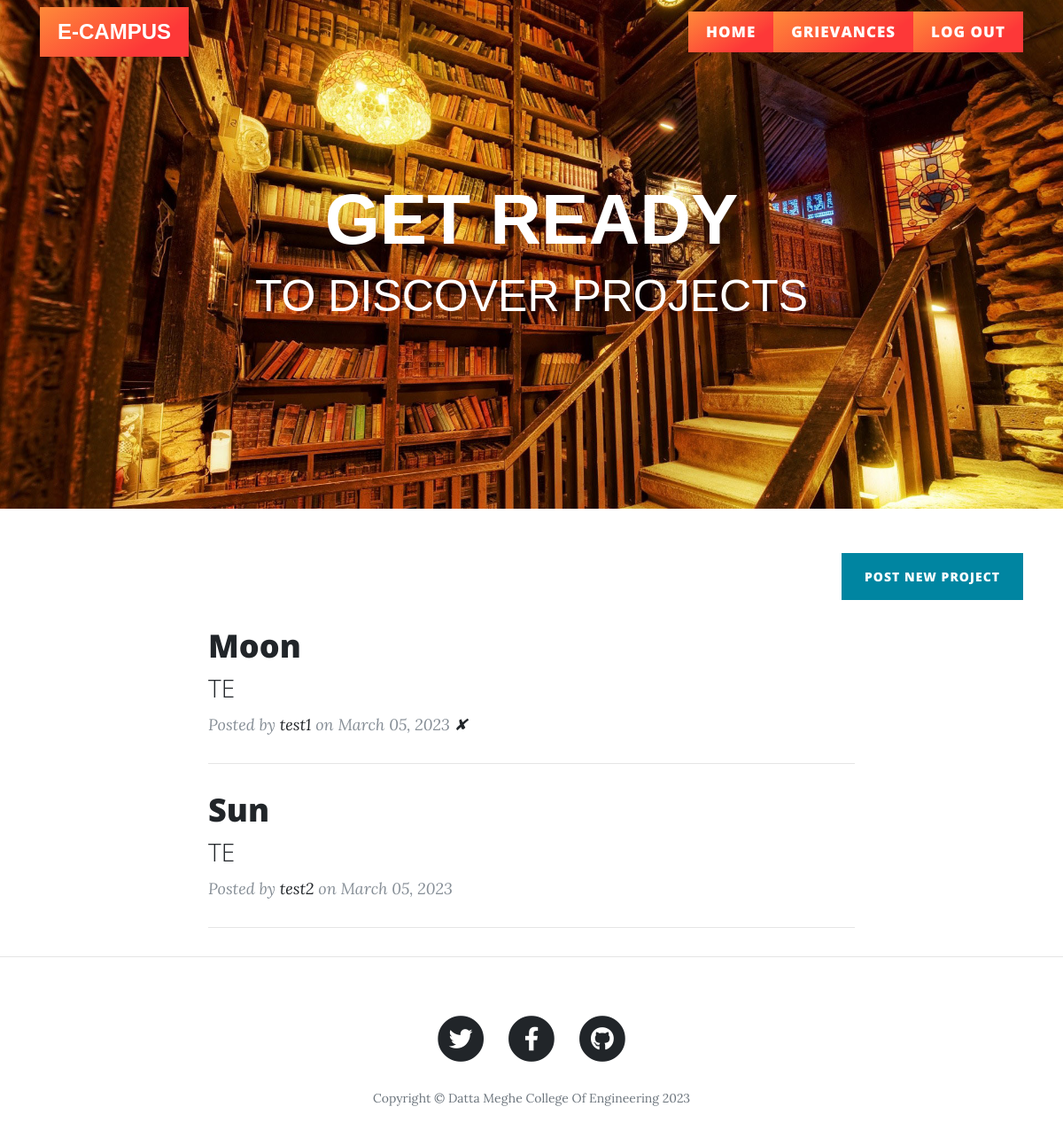
Page / (signed in) on the earlier database version.
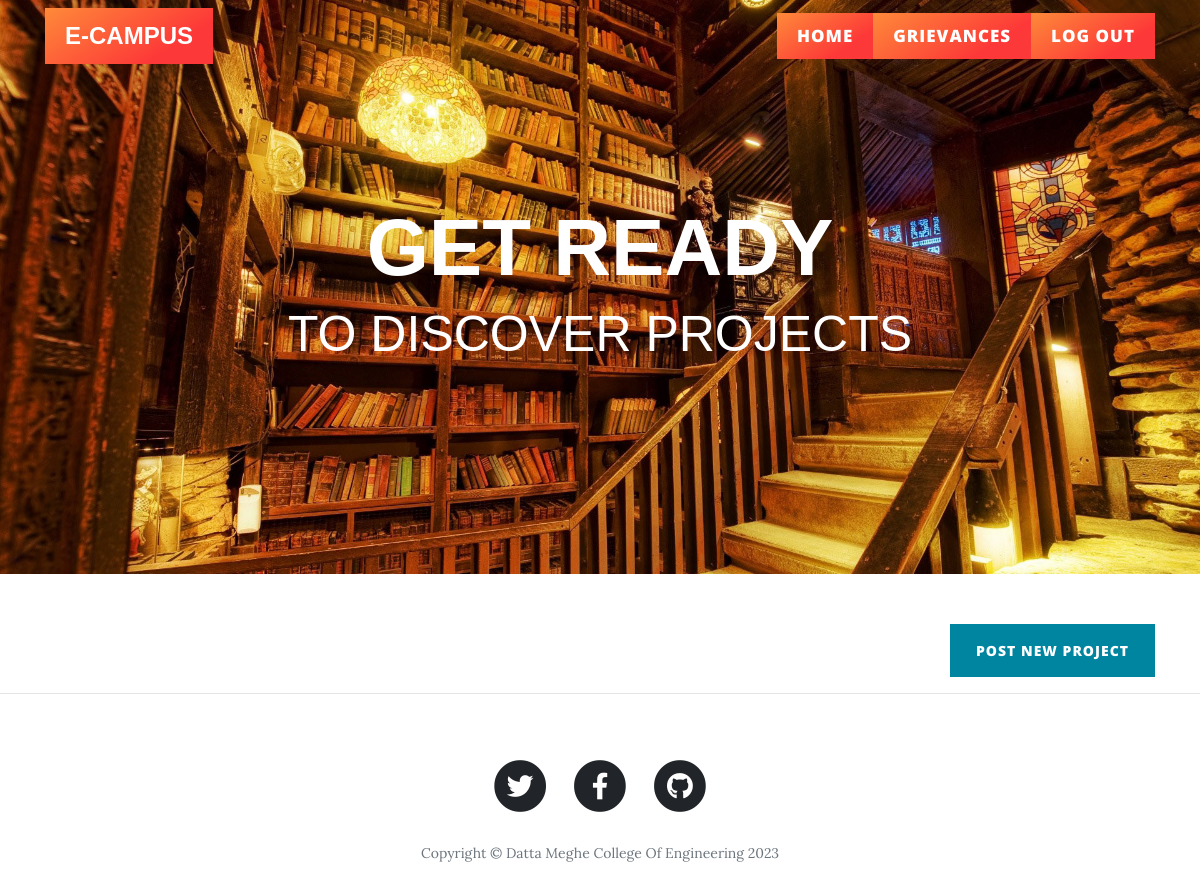
Same page on the later database version.
### app.py (models this page shows)
class BlogPost(db.Model):
    __tablename__ = "blog_posts"
    id = db.Column(db.Integer, primary_key=True)
    author_id = db.Column(db.Integer, db.ForeignKey("users.id"))
    title = db.Column(db.String(250), unique=True, nullable=False)
    ay= db.Column(db.String(250), nullable=False)
    group1 = db.Column(db.String(250), unique=True, nullable=False)
    group2 = db.Column(db.String(250), unique=True, nullable=False)
    group3 = db.Column(db.String(250), unique=True, nullable=False)
    guide = db.Column(db.String(250), nullable=False)
    date = db.Column(db.String(250), nullable=False)
    author = relationship("User", back_populates="posts")
    comments = relationship("Comment", back_populates="parent_post")

class User(UserMixin, db.Model):
    __tablename__ = "users"
    id = db.Column(db.Integer, primary_key=True)
    email = db.Column(db.String(100), unique=True)
    password = db.Column(db.String(100))
    name = db.Column(db.String(100))
    posts = relationship("BlogPost", back_populates="author")
    posts1 = relationship("Upload", back_populates="author1")
    comments = relationship("Comment", back_populates="comment_author")

### app.py (the view)
@app.route('/')
def get_all_posts():
    if current_user.is_authenticated:
        posts = BlogPost.query.all()
        return render_template("index.html", all_posts=posts)
    else:
        flash("You need to login first!")
        return redirect("/login")

### app.py (called while the page is built)
@login_manager.user_loader
def load_user(user_id):
    return User.query.get(int(user_id))

### templates/index.html (shortened to what this page needs)
{% include "header.html" %}
  <header class="masthead" style="background-image: url('{{ url_for('static', filename='img/Post.jpg') }}')">
    <div class="overlay"></div>
    <div class="container">
      <div class="row">
        <div class="col-lg-8 col-md-10 mx-auto">
          <div class="site-heading">
            <h1 style="font-family:Arial, Helvetica, sans-serif ;">GET READY</h1>
            <h2 style="font-family: Arial, Helvetica, sans-serif;font-size:50px ; font-weight: 400;">TO DISCOVER PROJECTS</h2>
          </div>
        </div>
      </div>
    </div>
  </header>
  <div class="container">
 <div class="clearfix">
          <a class="btn btn-primary float-right "  href="{{url_for('add_new_post')}}">Post new project</a>
        </div>
    <div class="row">
      <div class="col-lg-8 col-md-10 mx-auto">
        {% for post in all_posts %}
        <div class="post-preview">
          <a href="{{ url_for('show_post', post_id=post.id) }}">
            <h2 class="post-title">
              {{post.title}}
            </h2>
            <h3 class="post-subtitle">
              {{post.ay}}
            </h3>
          </a>
          <p class="post-meta">Posted by
            <a href="#">{{post.author.name}}</a>
            on {{post.date}}
            {% if current_user.id == post.author_id %}
            <a href="{{url_for('delete_post', post_id=post.id) }}">✘</a>
            {% endif %}
          </p>
        </div>
        <hr>
        {% endfor %}
             </div>
    </div>
  </div>
  <hr>
{% include "footer.html" %}

### templates/header.html (shortened to what this page needs)
<!DOCTYPE html>
<html lang="en">
<head>
  <link href="{{ url_for('static', filename='vendor/bootstrap/css/bootstrap.min.css') }}" rel="stylesheet">
  <link href="{{ url_for('static', filename='vendor/fontawesome-free/css/all.min.css')}}" rel="stylesheet" type="text/css">
  <link href="{{ url_for('static', filename='css/clean-blog.min.css')}}" rel="stylesheet">
</head>
<body>
  <nav class="navbar navbar-expand-lg navbar-light fixed-top" id="mainNav">
    <div class="container">
      <a style="font-family: Arial, Helvetica, sans-serif;" class="navbar-brand"  href="{{url_for('get_all_posts')}}" >E-CAMPUS</a>
      <div class="collapse navbar-collapse" id="navbarResponsive">
        <ul class="navbar-nav ml-auto">
          <li class="nav-item">
            <a class="nav-link" href="{{ url_for('get_all_posts') }}">Home</a>
          </li>
          <li class="nav-item">
            <a class="nav-link" href="{{ url_for('contact') }}">Grievances</a>
          </li>
          {% if not current_user.is_authenticated: %}
          <li class="nav-item">
            <a class="nav-link" href="{{ url_for('login') }}">Login</a>
          </li>
          <li class="nav-item">
            <a class="nav-link" href="{{ url_for('register') }}">Register</a>
          </li>
          {% else: %}
          <li class="nav-item">
            <a class="nav-link" href="{{ url_for('logout') }}">Log Out</a>
          </li>
          {% endif %}
        </ul>
      </div>
    </div>
  </nav>

### templates/footer.html (shortened to what this page needs)
  <footer>
    <div class="container">
      <div class="row">
        <div class="col-lg-8 col-md-10 mx-auto">
          <ul class="list-inline text-center">
            <li class="list-inline-item">
              <a href="#">
                <span class="fa-stack fa-lg">
                  <i class="fas fa-circle fa-stack-2x"></i>
                  <i class="fab fa-twitter fa-stack-1x fa-inverse"></i>
                </span>
              </a>
            </li>
            <li class="list-inline-item">
              <a href="#">
                <span class="fa-stack fa-lg">
                  <i class="fas fa-circle fa-stack-2x"></i>
                  <i class="fab fa-facebook-f fa-stack-1x fa-inverse"></i>
                </span>
              </a>
            </li>
            <li class="list-inline-item">
              <a href="#">
                <span class="fa-stack fa-lg">
                  <i class="fas fa-circle fa-stack-2x"></i>
                  <i class="fab fa-github fa-stack-1x fa-inverse"></i>
                </span>
              </a>
            </li>
          </ul>
          <p class="copyright text-muted">Copyright &copy; Datta Meghe College Of Engineering 2023</p>
        </div>
      </div>
    </div>
  </footer>
</body>
</html>

Differences in the rows shown:
removed BlogPost: title "Moon", ay "TE", author.name "test1", date "March 05, 2023"
removed BlogPost: title "Sun", ay "TE", author.name "test2", date "March 05, 2023"
